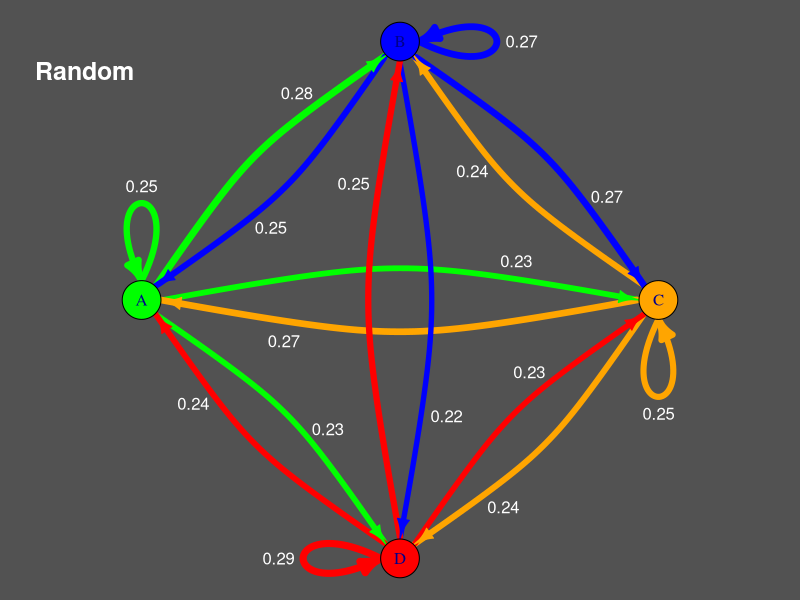
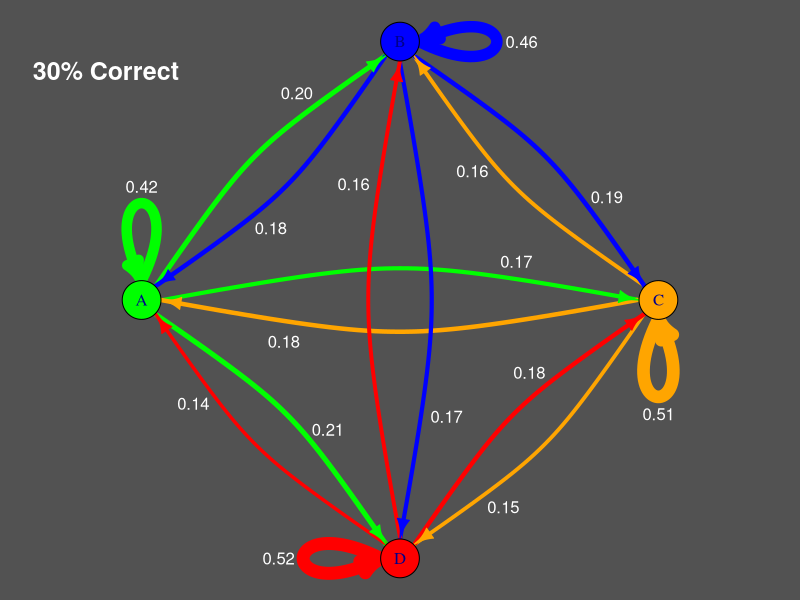
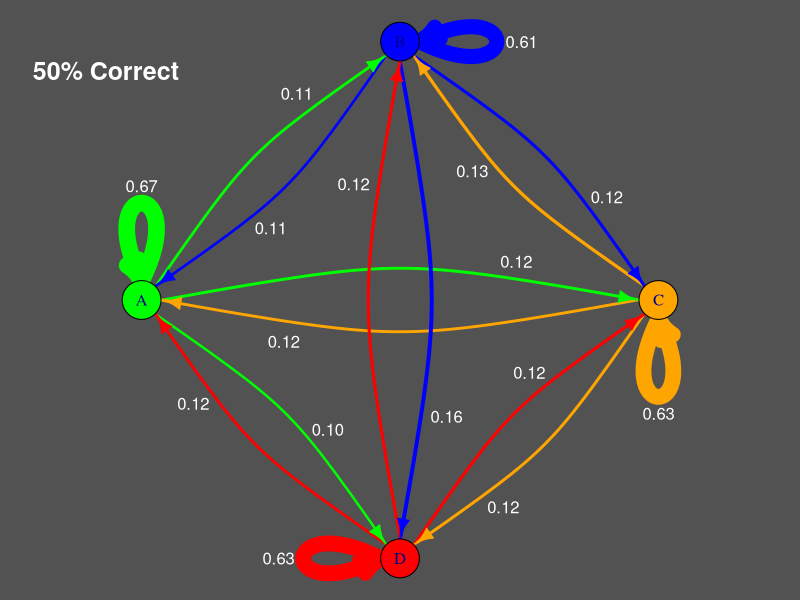
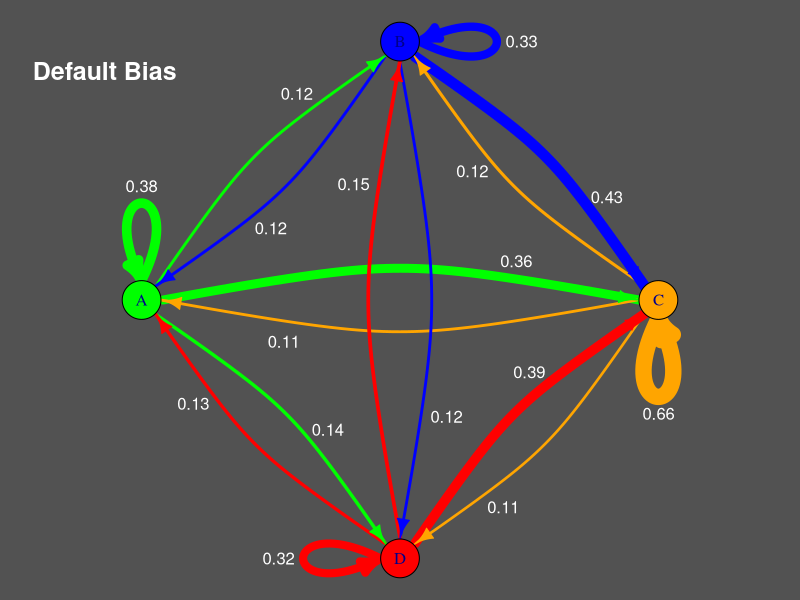
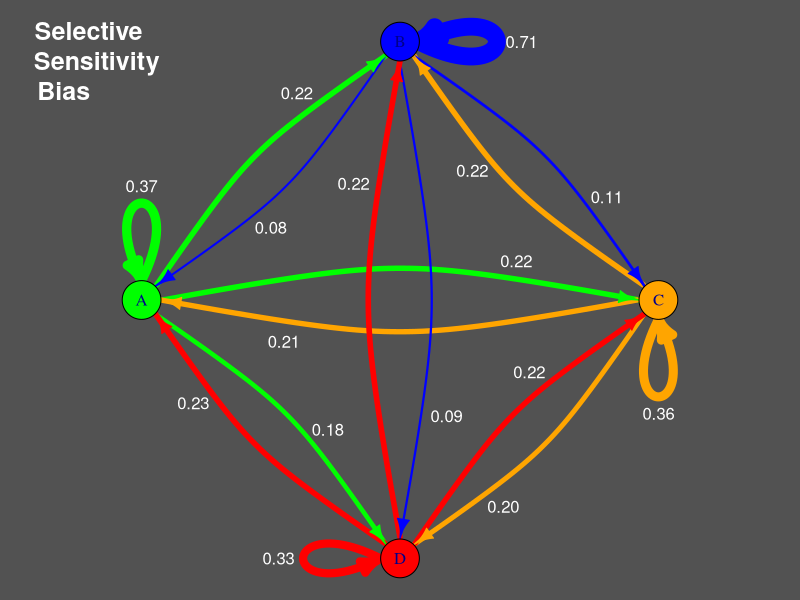
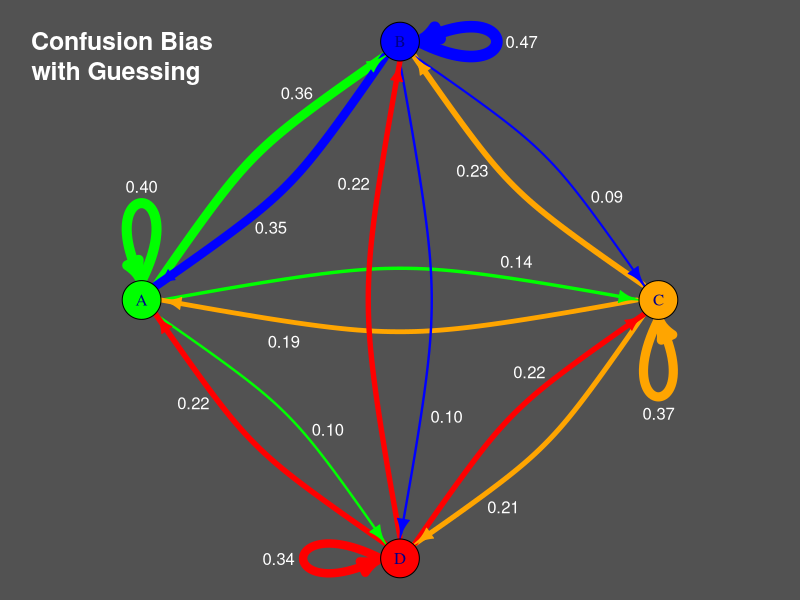
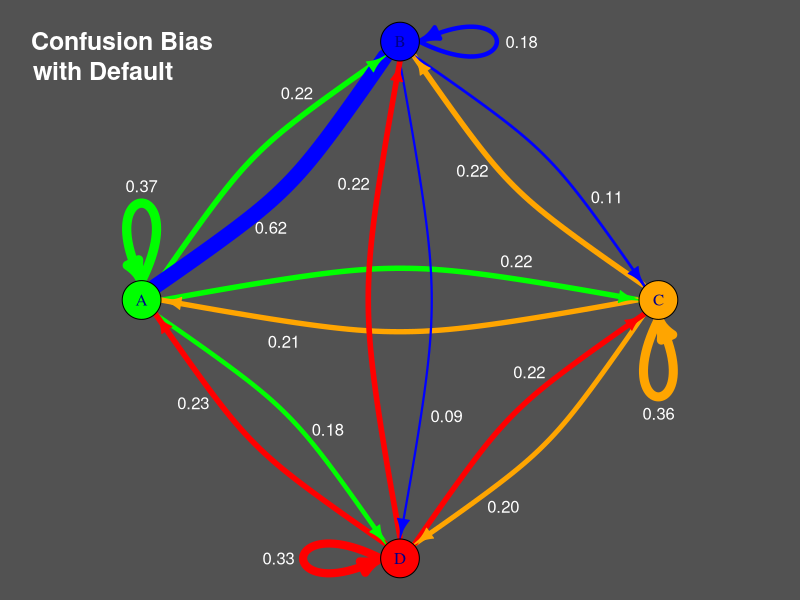

Write the R code that produced these figures, in order.
#####################################################
#####################################################
#
# Title: Simulate 4AFC Data
#
# Description:  This script defined a function to
#               create a network graph. It then
#               simulates data for a perceptual
#               categorization task based on a
#               task designed for my dissertation.
#               Different scenarios are simulated
#               and the results visualized as network 
#               graphs.
#
# Author: Phillip Weirich (phillipweirich@yahoo.com)
#
#####################################################
#####################################################


## This code simulates responses to the 4AFC

#######################
#
# Define a function to
# easily plot network
# relationships
#
#######################
library(igraph)

plotNetwork <- function(cm, edgeWidth = addmargins(cm[[2]])[5,5]/96, balance = TRUE) {
  if (balance == TRUE) {                                             # "balance" weights the responses according to the prevalence of the stimuli to make visualizations more intuitive
    cm[[2]][,1] <- cm[[2]][,1]/sum(cm[[2]][,1])
    cm[[2]][,2] <- cm[[2]][,2]/sum(cm[[2]][,2])
    cm[[2]][,3] <- cm[[2]][,3]/sum(cm[[2]][,3])
    cm[[2]][,4] <- cm[[2]][,4]/sum(cm[[2]][,4])
  }
  links <- data.frame(
    source <- c(rep("A", 4), rep("C", 4), rep("B", 4), rep("D", 4)),  # the source and target are reference and prediction from the confusion matrix
    target <- c(rep(c("A", "C", "B", "D"), 4)),
    responseFrequency <- as.vector(cm[[2]])                                  # this pulls in the confusion matrix as a vector that matches the order of the source and target vectors above
  )

  nodes <- data.frame(
    name <- unique(source)                  # The nodes of the graph are just the levels of the input
  )

  # Turn it into igraph object
  network=graph_from_data_frame(d=links, vertices=nodes, directed = T)  # Directed means that individual lines are drawn for each pair, (e.g. both I -> M and M -> I)


  coords <- layout_in_circle(network, # Get the coordinates of the graph so it's consistent every time
                             order = c(2,3,1,4)
  )

  loops <- which_loop(network)            # Find which edges are loops
  loopAngles <- replace(loops, loops==TRUE, c(3*pi/2, pi/2, 2*pi, pi))  # set the angles for loops

  colrs <- c("green", "orange", "blue", "red")   # set colors of nodes
  V(network)$color <- colrs

  edge.start <- ends(network, es=E(network), names=F)[,1]   # Color edges according to the originating node
  edge.col <- V(network)$color[edge.start]

  #                      I      M      N      S
  inLabCoords.x <- c(-1,     0.45, -0.40, -0.28)   # Manually set locations of
  inLabCoords.y <- c( 0.44,  0.15,  0.80, -0.50)   # edge labels
  mLabCoords.x <-  c(-0.45,  1,     0.28,  0.40)
  mLabCoords.y <- c( -0.16, -0.44,  0.50, -0.80)
  nLabCoords.x <- c( -0.50,  0.80,  0.47,  0.18)
  nLabCoords.y <- c(  0.28,  0.40,  1,    -0.45)
  sLabCoords.x <- c( -0.80,  0.50, -0.18, -0.47)
  sLabCoords.y <- c( -0.40,  -0.28, 0.45, -1   )

  par(bg="grey32", mar=c(0,0,0,0))    # Set some graphical parameters
  plot(network,
       edge.label = format(round(responseFrequency, 2), nsmall = 2), # Edge labels have exactly two decimal places
       edge.label.color = "white",
       edge.label.family = "Helvetica",
       #       edge.label.font = 2,  # 2 makes it bold
       edge.label.x = c(inLabCoords.x, mLabCoords.x, nLabCoords.x, sLabCoords.x),
       edge.label.y = c(inLabCoords.y, mLabCoords.y, nLabCoords.y, sLabCoords.y),
       edge.color=edge.col,            # sets color of edges
       edge.width = responseFrequency/edgeWidth,     # sets thickness of lines based on response frequency. The raw values are too big, so it needs to be divided by an appropriate factor
       arrow.mode = 2,                 # 2 means arrows point away
       edge.loop.angle = loopAngles,   # sets angle of the loops
       edge.curved = 0.2,      # The edges (or lines) need to be curved, otherwise the two directional edges overlap
       layout = coords        # This keeps the graph in the same orientation
  )
}


#################################################################################

library(xtable)
options(xtable.floating = FALSE)
options(xtable.timestamp = "")


#################################################################################



library(caret)

# Select number of participants to simulate
nParticipants <- 20
nStimuli <- 96

# Set seed for random number generation so my comments on this code will make sense if it's run again
set.seed(80424)

# Create "correct" responses
correctStimuli <- c(replicate(16, "A"),
                    replicate(32, "B"),
                    replicate(16, "C"),
                    replicate(32, "D"))

# Create list of correct regions for each participant
correctRegion <- factor(replicate(nParticipants, correctStimuli))

# Create list of response regions
responseRegion <- c("A", "B", "C", "D")

# Simulate responses
set.seed(80424)
clicked <- as.factor(sample(responseRegion,
                            size = nParticipants*nStimuli,
                            replace = TRUE))

# Compute confusion matrix
cm <- confusionMatrix(clicked, correctRegion, mode = "everything")
cm

summaryTable <- t(cm[[4]][,c(1,2,5,10,11)])
summaryTable[,c(2,3)] <- summaryTable[,c(3,2)]
xtable(summaryTable)

plotNetwork(cm)
title(main="Random", col.main="white", cex.main = 1.5, adj = 0.05, line = -4)

dev.copy(pdf,paste0('4AFC_Simulation_Random','.pdf'))
dev.off()


#########
# Basically Random Responses
#########

# Change correct response 80% of the time

set.seed(80425)
change <- sample(c(TRUE, FALSE), length(correctRegion), prob = c(0.70, 0.30), replace = TRUE)
clicked <- factor(levels = levels(correctRegion))

for (i in 1:length(correctRegion)){
  if (change[i] == TRUE) {
    clicked[i] <- sample(levels(correctRegion), 1)
  } else
    clicked[i] <- correctRegion[i]
}

cm <- confusionMatrix(clicked, correctRegion, mode = "everything")
cm

summaryTable <- t(cm[[4]][,c(1,2,5,10,11)])
summaryTable[,c(2,3)] <- summaryTable[,c(3,2)]
xtable(summaryTable)

plotNetwork(cm)
title(main="30% Correct", col.main="white", cex.main = 1.5, adj = 0.05, line = -4)

dev.copy(pdf,paste0('4AFC_Simulation_BasicallyGuess','.pdf'))
dev.off()






#########
# Basically Correct Responses
#########

# Change correct response 20% of the time

set.seed(80424)
change <- sample(c(TRUE, FALSE), length(correctRegion), prob = c(0.50, 0.50), replace = TRUE)
clicked <- factor(levels = levels(correctRegion))

for (i in 1:length(correctRegion)){
  if (change[i] == TRUE) {
    clicked[i] <- sample(levels(correctRegion), 1)
  } else
    clicked[i] <- correctRegion[i]
}

cm <- confusionMatrix(clicked, correctRegion, mode = "everything")
cm

summaryTable <- t(cm[[4]][,c(1,2,5,10,11)])
summaryTable[,c(2,3)] <- summaryTable[,c(3,2)]
xtable(summaryTable)

plotNetwork(cm)
title(main="50% Correct", col.main="white", cex.main = 1.5, adj = 0.05, line = -4)

dev.copy(pdf,paste0('4AFC_Simulation_BasicallyCorrect','.pdf'))
dev.off()






#########
# Random Northern Bias (with extra noise)
#########

# Randomly Respond "North" 30% of the time and select random region 50%
# This will simulate guessing a lot of the time but also having a "go to" guess.

set.seed(80424)
regionBias <- sample(c(TRUE, FALSE), length(correctRegion), prob = c(0.30, 0.70), replace = TRUE)
changeRandom <- sample(c(TRUE, FALSE), length(correctRegion), prob = c(0.70, 0.30), replace = TRUE)
clicked <- factor(levels = levels(correctRegion))

for (i in 1:length(correctRegion)){
  if (regionBias[i] == TRUE) {
    clicked[i] <- "B"
  } else {
    if (changeRandom[i] == TRUE) {
      clicked[i] <- sample(levels(correctRegion), 1)
    } else
      clicked[i] <- correctRegion[i]
  }
}

cm <- confusionMatrix(clicked, correctRegion, mode = "everything")
cm

summaryTable <- t(cm[[4]][,c(1,2,5,10,11)])
summaryTable[,c(2,3)] <- summaryTable[,c(3,2)]
xtable(summaryTable)

plotNetwork(cm)
title(main="Default Bias", col.main="white", cex.main = 1.5, adj = 0.05, line = -4)

dev.copy(pdf,paste0('4AFC_Simulation_DefaultBias','.pdf'))
dev.off()



#########
# Correct North Bias
# "specific correct response bias"
#########

# Get "North" correct 50% of the time with 50% noise to make it interesting

set.seed(80424)
regionBias <- sample(c(TRUE, FALSE), length(correctRegion), prob = c(0.50, 0.50), replace = TRUE)
changeRandom <- sample(c(TRUE, FALSE), length(correctRegion), prob = c(0.85, 0.15), replace = TRUE)
clicked <- factor(levels = levels(correctRegion))

for (i in 1:length(correctRegion)){
  if ((regionBias[i] == TRUE) & (correctRegion[i] == "C")) {
    clicked[i] <- "C"
  } else {
    if (changeRandom[i] == TRUE) {
      clicked[i] <- sample(levels(correctRegion), 1)
    } else
      clicked[i] <- correctRegion[i]
  }
}

cm <- confusionMatrix(clicked, correctRegion, mode = "everything")
cm

summaryTable <- t(cm[[4]][,c(1,2,5,10,11)])
summaryTable[,c(2,3)] <- summaryTable[,c(3,2)]
xtable(summaryTable)

plotNetwork(cm)
title(main="Selective\nSensitivity\nBias", col.main="white", cex.main = 1.5, adj = 0.05, line = -5)

dev.copy(pdf,paste0('4AFC_Simulation_SpecificBias','.pdf'))
dev.off()



#########
# North/Inland Confusion (pure)
#########

# Randomly respond either "North" or "Inland" any time either "North" or "Inland" occur
# So, when "North" is correct, "North" or "Inland" are equally likely to be the response
# Additional noise is added

set.seed(80424)
regionBias <- sample(c(TRUE, FALSE), length(correctRegion), prob = c(0.50, 0.50), replace = TRUE)
changeRandom <- sample(c(TRUE, FALSE), length(correctRegion), prob = c(0.85, 0.15), replace = TRUE)
clicked <- factor(levels = levels(correctRegion))

for (i in 1:length(correctRegion)){
  if ((regionBias[i] == TRUE) & ((correctRegion[i] == "C") | (correctRegion[i] == "A"))) {
    clicked[i] <- sample(c("C", "A"), 1)
  } else {
    if (changeRandom[i] == TRUE) {
      clicked[i] <- sample(levels(correctRegion), 1)
    } else
      clicked[i] <- correctRegion[i]
  }
}

cm <- confusionMatrix(clicked, correctRegion, mode = "everything")
cm

summaryTable <- t(cm[[4]][,c(1,2,5,10,11)])
summaryTable[,c(2,3)] <- summaryTable[,c(3,2)]
xtable(summaryTable)

plotNetwork(cm)
title(main="Confusion Bias\nwith Guessing", col.main="white", cex.main = 1.5, adj = 0.05, line = -4)

dev.copy(pdf,paste0('4AFC_Simulation_ConfusionGuessing','.pdf'))
dev.off()



#########
# North/Inland Confusion (Inland bias)
#########

# When North is correct, respond "Inland" 80% of the time

set.seed(80424)
regionBias <- sample(c(TRUE, FALSE), length(correctRegion), prob = c(0.50, 0.50), replace = TRUE)
changeRandom <- sample(c(TRUE, FALSE), length(correctRegion), prob = c(0.85, 0.15), replace = TRUE)
clicked <- factor(levels = levels(correctRegion))

for (i in 1:length(correctRegion)){
  if ((regionBias[i] == TRUE) & (correctRegion[i] == "C")) {
    clicked[i] <- "A"
  } else {
    if (changeRandom[i] == TRUE) {
      clicked[i] <- sample(levels(correctRegion), 1)
    } else
      clicked[i] <- correctRegion[i]
  }
}

cm <- confusionMatrix(clicked, correctRegion, mode = "everything")
cm

summaryTable <- t(cm[[4]][,c(1,2,5,10,11)])
summaryTable[,c(2,3)] <- summaryTable[,c(3,2)]
xtable(summaryTable)

plotNetwork(cm)
title(main="Confusion Bias\nwith Default", col.main="white", cex.main = 1.5, adj = 0.05, line = -4)

dev.copy(pdf,paste0('4AFC_Simulation_ConfusionDefault','.pdf'))
dev.off()
